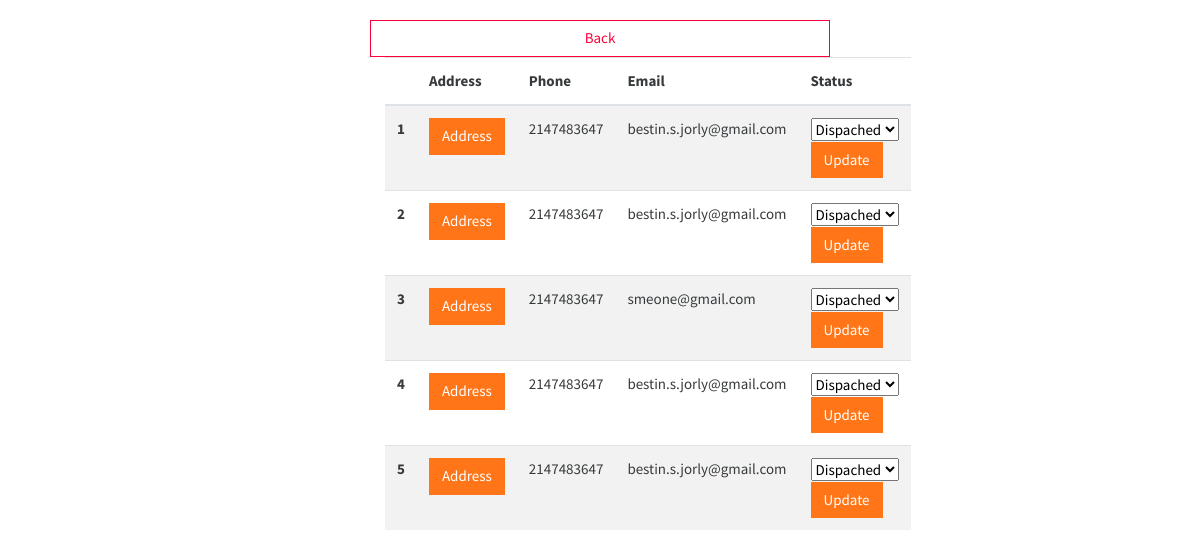
/delivery/view_delivery.php (signed in), run on the app's committed database.
### tables this page shows
CREATE TABLE `donate` (
  `id` int(200) NOT NULL,
  `name` varchar(2000) NOT NULL,
  `description` varchar(2000) NOT NULL,
  `from_id` int(200) NOT NULL,
  `email` varchar(200) NOT NULL,
  `phone` int(200) NOT NULL,
  `to_id` int(200) NOT NULL DEFAULT 0,
  `thump` varchar(2000) NOT NULL,
  `status` varchar(2000) NOT NULL DEFAULT 'NA',
  `d_id` int(100) NOT NULL DEFAULT 0,
  `address` varchar(2000) NOT NULL
);

### delivery/view_delivery.php (the view, shortened to what this page needs)
<!DOCTYPE html>
<html lang="en">
<head>
	<link href="https://stackpath.bootstrapcdn.com/bootswatch/4.4.1/cosmo/bootstrap.min.css" rel="stylesheet">
</head>
<body>
	<main>
		<section class="container wrapper">
        <a href="welcome.php" class="btn btn-block btn-outline-danger">Back</a>
		<div class="container">
<?php
require_once "../config/config.php";
$id = $_SESSION['id'];
$sql = "SELECT * FROM donate WHERE d_id = '$id'";
$result = $mysql_db->query($sql);
if ($result->num_rows > 0) {
    ?>
<table class="table table-striped">
  <thead>
    <tr>
      <th scope="col"></th>
      <th scope="col">Address</th>
      <th scope="col">Phone</th>
      <th scope="col">Email</th>
      <th scope="col">Status</th>
    </tr>
  </thead>
  <tbody>
  <?php
    $i=0;
    while ($row = $result->fetch_assoc()) {
        $i=$i+1;
        ?>
    <tr>
      <th scope="row"><?php echo $i;?></th>
      <th>
      <form action="view_profile.php" method="post">
      <button  type="submit" class="btn btn-warning">Address</button>
      </form>
      </th>
      <td><?php echo $row['phone']; ?></td>
      <td><?php echo $row['email']; ?></td>
      <td>
    <form action="update_status.php" method="post">
    <select name="status" id="status">
    <option value="Dispached">Dispached</option>
    </select>
    <button  type="submit" class="btn btn-warning">Update</button>
    </form></td>
  <?php
    }
    }
    ?>
      </tr>
  </tbody>
</table>
</div>
		</section>
	</main>
</body>
</html>

### delivery/view_delivery.php (style rules this page uses)
.wrapper { width: 500px; padding: 20px; }

### data on the page
donate: phone "2147483647", email "bestin.s.jorly@gmail.com"
donate: phone "2147483647", email "bestin.s.jorly@gmail.com"
donate: phone "2147483647", email "smeone@gmail.com"
donate: phone "2147483647", email "bestin.s.jorly@gmail.com"
donate: phone "2147483647", email "bestin.s.jorly@gmail.com"
